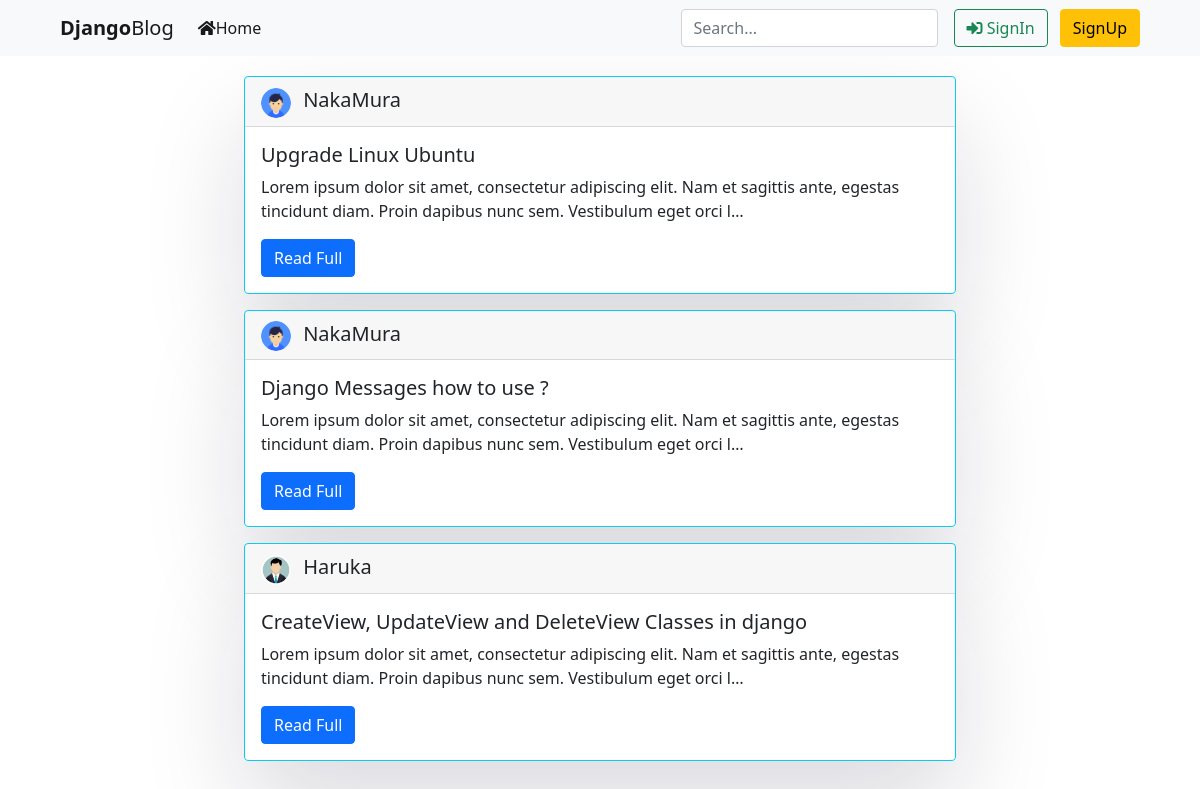
The page / on the database its author committed.
### Blog/models.py (models this page shows, shortened)
class PostsModel(models.Model):
    author = models.ForeignKey(User, on_delete=models.CASCADE)
    title = models.CharField(max_length=200)
    body = models.TextField()
    pub_date = models.DateTimeField(auto_now_add=True)

### Users/models.py (models this page shows, shortened)
class UserProfile(models.Model):
    user = models.OneToOneField(User, on_delete=models.CASCADE)
    image = models.ImageField(upload_to='profile_pic', default='user.png')

### Blog/views.py (the view)
# urls.py: path('', HomeListView.as_view(), name='Home'),
class HomeListView(ListView):
    model = PostsModel
    template_name = 'main/Home.html'
    ordering = '-pub_date'
    paginate_by = 3

### Blog/templates/main/Home.html (shortened to what this page needs)
{% extends 'main/Index.html' %}
{% load static %}
{% load bootstrap5 %}
{% block content %}
<div class="container">
  <div class="row">
    <div class="col-md-2"></div>
    <div class="col-md-8">
{% for post in object_list %}
      <div class="box-element my-3">
        <div class="card border-info">
          <div class="card-header ">
            <img src="{{ post.author.userprofile.image.url }}" width="30" height="30" class="rounded-circle me-2" alt="Img">
            <span class="fs-5 me-5"><a href="{% url 'Blog:Posts' post.author.username %}" class="text-dark">{{ post.author }}</a></span>
          </div>
          <div class="card-body">
            <h5 class="card-title">{{ post.title }}</h5>
            <p class="card-text">{{ post.body | truncatechars:150 }}</p>
            <a href="{% url 'Blog:Article' id=post.id %}" class="btn btn-primary">Read Full</a>
          </div>
        </div>
      </div>
{% endfor %}
    </div>
    <div class="col-md-2"></div>
  </div>
</div>
{% endblock content %}

### Blog/static/css/style.css (style rules this page uses)
.box-element { box-shadow: rgba(17, 12, 46, 0.15) 0px 48px 100px 0px; }
a { text-decoration: none; }

### rows shown on the page
PostsModel: author.userprofile.image (placeholder picture), author "NakaMura", title "Upgrade Linux Ubuntu", body "Lorem ipsum dolor sit amet, consectetur adipiscing elit. Nam et sagittis ante, egestas tincidunt diam. Proin dapibus nunc sem. Vestibulum eget orci l…"
PostsModel: author.userprofile.image (placeholder picture), author "NakaMura", title "Django Messages how to use ?", body "Lorem ipsum dolor sit amet, consectetur adipiscing elit. Nam et sagittis ante, egestas tincidunt diam. Proin dapibus nunc sem. Vestibulum eget orci l…"
PostsModel: author.userprofile.image (picture), author "Haruka", title "CreateView, UpdateView and DeleteView Classes in django", body "Lorem ipsum dolor sit amet, consectetur adipiscing elit. Nam et sagittis ante, egestas tincidunt diam. Proin dapibus nunc sem. Vestibulum eget orci l…"
